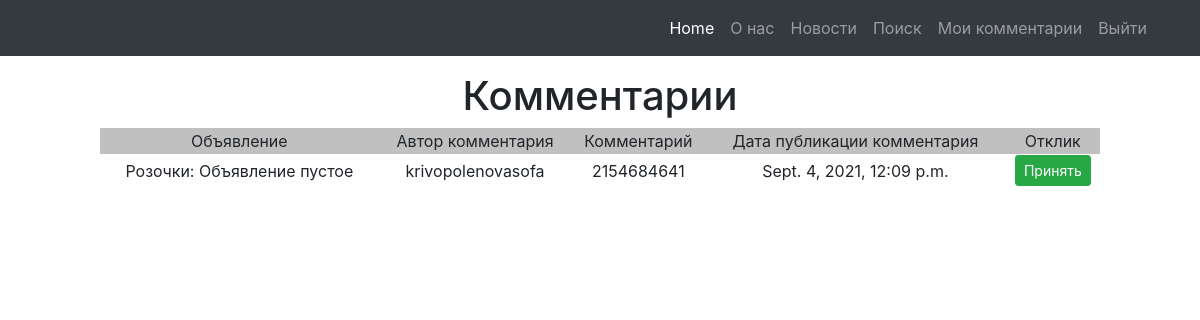
The app's page /advert/comments/ (signed in) with its own data.
### advert/models.py (models this page shows, shortened)
class Comments(models.Model):
    post = models.ForeignKey(Post, on_delete=models.CASCADE, verbose_name='Объявление', blank=True, null=True, related_name='comments')
    fan = models.ForeignKey(User, on_delete=models.CASCADE, verbose_name='Автор комментария', blank=True, null=True)
    create_date = models.DateTimeField(auto_now=True)
    text = models.TextField(verbose_name='Текст комментария')
    active = models.BooleanField(default=False)

class Post(models.Model):
    fan = models.ForeignKey(Fan, on_delete=models.CASCADE, verbose_name='Автор')
    time_creation = models.DateTimeField(auto_now_add=True)
    category = models.ManyToManyField(Category, through='PostCategory', verbose_name='Категория')
    title_post = models.CharField(max_length=255, verbose_name='Заголовок')
    text_post = RichTextUploadingField()
    def __str__(self):
        return f'{self.title_post.title()}: {self.text_post}'

### advert/views.py (the view)
# urls.py: path('comments/', CommentList.as_view(), name="comments"),
class CommentList(ListView):
    model = Comments
    template_name = 'comments.html'
    context_object_name = 'comments'
    queryset = Comments.objects.order_by('-create_date')
    paginate_by = 5
    def get_context_data(self, **kwargs):
        context = super().get_context_data(**kwargs)
        context['comments'] = list(Comments.objects.filter(post__fan__user=self.request.user))
        return context

### templates/comments.html (shortened to what this page needs)
{% extends 'flatpages/default.html' %}
{% block content %}
<h1>Комментарии</h1>
    {% if comments %}
        <table align="center" width="1000">
            <tr bgcolor="#C0C0C0">
                <td>
                    Объявление
                </td>
                <td>
                    Автор комментария
                </td>
                <td>
                    Комментарий
                </td>
                <td>
                    Дата публикации комментария
                </td>
                <td>
                    Отклик
                </td>
            </tr>
            {% for comment in comments %}
                <tr>
                    <td>
                        {{ comment.post }}
                    </td>
                    <td>
                        {{ comment.fan }}
                    </td>
                    <td>
                        {{ comment.text }}
                    </td>
                    <td>
                        {{ comment.create_date }}
                    </td>
                    <td>
                        {% if comment.active %}
                            <a href="unget/{{ comment.id }}" class="btn btn-danger btn-sm">Отклонить</a>
                        {% else %}
                            <a href="get/{{ comment.id }}" class="btn btn-success btn-sm">Принять</a>
                        {% endif %}
                    </td>
                </tr>
            {% endfor %}
        </table>
    {% else %}
        <h2>Комментариев нет!</h2>
    {% endif %}
{% endblock content %}

### records on screen
Comments: post "Розочки: Объявление пустое", fan "krivopolenovasofa", text "2154684641", create_date "Sept. 4, 2021, 12:09 p.m."
